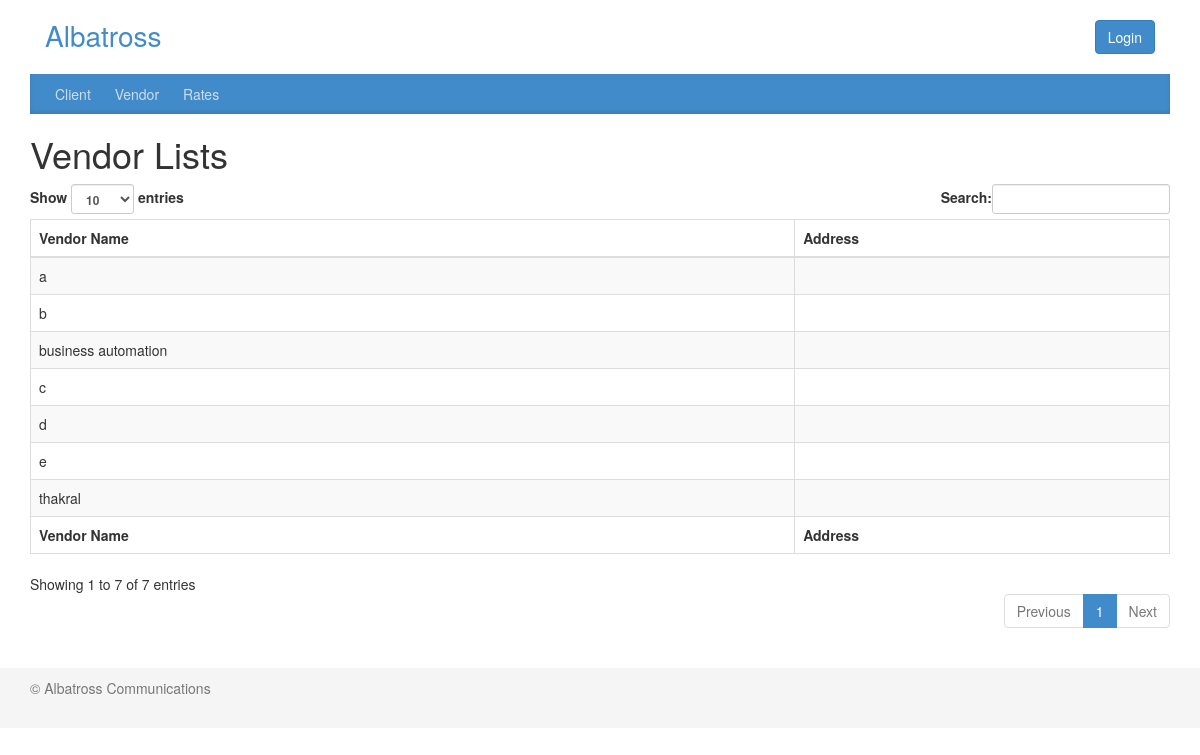
The app's page /vendor.php with its own data.
### tables this page shows
CREATE TABLE `vendor` (
  `vendorId` int(11) NOT NULL auto_increment,
  `vendor_name` varchar(255) NOT NULL,
  `vendor_address` text NOT NULL,
  `email` varchar(255) NOT NULL,
  `phone` varchar(255) NOT NULL,
  PRIMARY KEY  (`vendorId`)
);

### lib/db.php (called while the page is built, shortened)
<?php
function connect(){
	$DBServer='localhost';
	$DBUser='root';
	$DBPass='';
	$DBName='albatross';
	$conn = new mysqli($DBServer, $DBUser, $DBPass, $DBName);
	return $conn;
}
function getdata($sql){
	$db = connect();
	$result = $db->query($sql);
	$data=array();
	while($row = $result->fetch_assoc()){
		$data[]=$row;
	}
	return $data;
}

### vendor.php (the view, shortened to what this page needs)
<?php
require_once('header.php');
$sql="select * from ".VENDOR." order by vendor_name";
$data=getdata($sql);
?>
		  <div class="blog-header">
			<h1 class="blog-title">Vendor Lists</h1>
		  </div>
	  	  <div class="row">
        	<div class="col-sm-12 blog-main">
			<div class="table-responsive">
									<table class="table table-striped table-bordered" width="100%" cellspacing="0" id="example">
									  <thead>
										<tr>
										  <th>Vendor Name</th>
										  <th>Address</th>
										</tr>
									  </thead>
									  <tfoot>
										<tr>
										  <th>Vendor Name</th>
										  <th>Address</th>
										</tr>
									  </tfoot>
									  <tbody>
										<?php foreach($data as $v): ?>
										<tr>
										  <td><?php echo $v['vendor_name']; ?></td>
										  <td><?php echo $v['address']; ?></td>
										</tr>
									   <?php endforeach; ?>
									  </tbody>
									</table>
								</div>
			</div>
		  </div>
	 </div>
	<?php	require_once('footer.php'); ?>

### style.css (style rules this page uses)
body { font-family: Georgia, "Times New Roman", Times, serif; color: #555; }

### records on screen
vendor: vendor_name "a"
vendor: vendor_name "b"
vendor: vendor_name "business automation"
vendor: vendor_name "c"
vendor: vendor_name "d"
vendor: vendor_name "e"
vendor: vendor_name "thakral"
